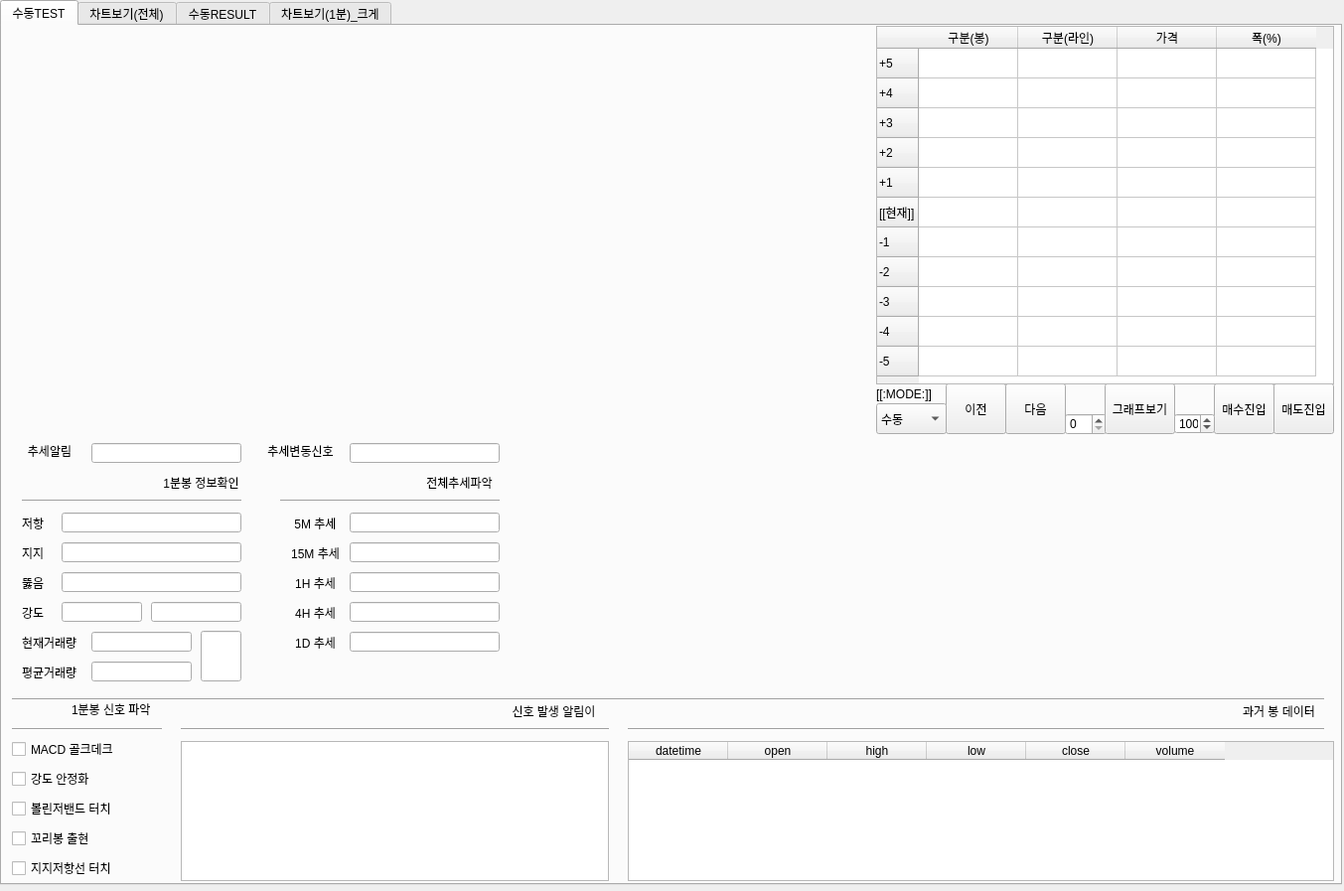
<?xml version="1.0" encoding="UTF-8"?>
<ui version="4.0">
 <class>Form</class>
 <widget class="QWidget" name="Form">
  <property name="geometry">
   <rect>
    <x>0</x>
    <y>0</y>
    <width>1353</width>
    <height>897</height>
   </rect>
  </property>
  <property name="windowTitle">
   <string>Form</string>
  </property>
  <widget class="QTabWidget" name="tabWidget">
   <property name="geometry">
    <rect>
     <x>0</x>
     <y>0</y>
     <width>1351</width>
     <height>891</height>
    </rect>
   </property>
   <property name="currentIndex">
    <number>0</number>
   </property>
   <widget class="QWidget" name="tab">
    <attribute name="title">
     <string>수동TEST</string>
    </attribute>
    <widget class="QTableWidget" name="tableWidget">
     <property name="geometry">
      <rect>
       <x>630</x>
       <y>720</y>
       <width>711</width>
       <height>141</height>
      </rect>
     </property>
     <property name="sizeAdjustPolicy">
      <enum>QAbstractScrollArea::AdjustToContents</enum>
     </property>
     <property name="autoScroll">
      <bool>true</bool>
     </property>
     <column>
      <property name="text">
       <string>datetime</string>
      </property>
     </column>
     <column>
      <property name="text">
       <string>open</string>
      </property>
     </column>
     <column>
      <property name="text">
       <string>high</string>
      </property>
     </column>
     <column>
      <property name="text">
       <string>low</string>
      </property>
     </column>
     <column>
      <property name="text">
       <string>close</string>
      </property>
     </column>
     <column>
      <property name="text">
       <string>volume</string>
      </property>
     </column>
    </widget>
    <widget class="QPushButton" name="pushButton_4">
     <property name="geometry">
      <rect>
       <x>1220</x>
       <y>360</y>
       <width>61</width>
       <height>51</height>
      </rect>
     </property>
     <property name="text">
      <string>매수진입</string>
     </property>
    </widget>
    <widget class="QSpinBox" name="spinBox">
     <property name="geometry">
      <rect>
       <x>1070</x>
       <y>390</y>
       <width>42</width>
       <height>22</height>
      </rect>
     </property>
     <property name="maximum">
      <number>100000</number>
     </property>
    </widget>
    <widget class="QPushButton" name="pushButton_3">
     <property name="geometry">
      <rect>
       <x>950</x>
       <y>360</y>
       <width>61</width>
       <height>51</height>
      </rect>
     </property>
     <property name="text">
      <string>이전</string>
     </property>
    </widget>
    <widget class="QPushButton" name="pushButton_8">
     <property name="geometry">
      <rect>
       <x>1010</x>
       <y>360</y>
       <width>61</width>
       <height>51</height>
      </rect>
     </property>
     <property name="text">
      <string>다음</string>
     </property>
    </widget>
    <widget class="QPushButton" name="pushButton_5">
     <property name="geometry">
      <rect>
       <x>1280</x>
       <y>360</y>
       <width>61</width>
       <height>51</height>
      </rect>
     </property>
     <property name="text">
      <string>매도진입</string>
     </property>
    </widget>
    <widget class="QWidget" name="verticalLayoutWidget">
     <property name="geometry">
      <rect>
       <x>0</x>
       <y>0</y>
       <width>881</width>
       <height>411</height>
      </rect>
     </property>
     <layout class="QVBoxLayout" name="graph_verticalLayout">
      <property name="spacing">
       <number>6</number>
      </property>
      <property name="sizeConstraint">
       <enum>QLayout::SetDefaultConstraint</enum>
      </property>
     </layout>
    </widget>
    <widget class="QPushButton" name="push_chartview2">
     <property name="geometry">
      <rect>
       <x>1110</x>
       <y>360</y>
       <width>71</width>
       <height>51</height>
      </rect>
     </property>
     <property name="text">
      <string>그래프보기</string>
     </property>
    </widget>
    <widget class="QSpinBox" name="spinBox_chartview2">
     <property name="geometry">
      <rect>
       <x>1180</x>
       <y>390</y>
       <width>41</width>
       <height>21</height>
      </rect>
     </property>
     <property name="maximum">
      <number>500</number>
     </property>
     <property name="singleStep">
      <number>10</number>
     </property>
     <property name="value">
      <number>100</number>
     </property>
    </widget>
    <widget class="QCheckBox" name="checkBox_sigmacd">
     <property name="geometry">
      <rect>
       <x>10</x>
       <y>720</y>
       <width>111</width>
       <height>16</height>
      </rect>
     </property>
     <property name="text">
      <string>MACD 골크데크</string>
     </property>
    </widget>
    <widget class="QCheckBox" name="checkBox_sigstr">
     <property name="geometry">
      <rect>
       <x>10</x>
       <y>750</y>
       <width>91</width>
       <height>16</height>
      </rect>
     </property>
     <property name="text">
      <string>강도 안정화</string>
     </property>
    </widget>
    <widget class="QCheckBox" name="checkBox_sigbb">
     <property name="geometry">
      <rect>
       <x>10</x>
       <y>780</y>
       <width>111</width>
       <height>16</height>
      </rect>
     </property>
     <property name="text">
      <string>볼린저밴드 터치</string>
     </property>
    </widget>
    <widget class="QCheckBox" name="checkBox_sigtail">
     <property name="geometry">
      <rect>
       <x>10</x>
       <y>810</y>
       <width>111</width>
       <height>16</height>
      </rect>
     </property>
     <property name="text">
      <string>꼬리봉 출현</string>
     </property>
    </widget>
    <widget class="QLabel" name="label_7">
     <property name="geometry">
      <rect>
       <x>70</x>
       <y>680</y>
       <width>91</width>
       <height>16</height>
      </rect>
     </property>
     <property name="text">
      <string>1분봉 신호 파악</string>
     </property>
    </widget>
    <widget class="Line" name="line">
     <property name="geometry">
      <rect>
       <x>10</x>
       <y>700</y>
       <width>151</width>
       <height>16</height>
      </rect>
     </property>
     <property name="orientation">
      <enum>Qt::Horizontal</enum>
     </property>
    </widget>
    <widget class="QTextEdit" name="textEdit_signal">
     <property name="geometry">
      <rect>
       <x>180</x>
       <y>720</y>
       <width>431</width>
       <height>141</height>
      </rect>
     </property>
    </widget>
    <widget class="Line" name="line_2">
     <property name="geometry">
      <rect>
       <x>20</x>
       <y>470</y>
       <width>221</width>
       <height>16</height>
      </rect>
     </property>
     <property name="orientation">
      <enum>Qt::Horizontal</enum>
     </property>
    </widget>
    <widget class="QLabel" name="label_20">
     <property name="geometry">
      <rect>
       <x>500</x>
       <y>680</y>
       <width>111</width>
       <height>20</height>
      </rect>
     </property>
     <property name="text">
      <string>신호 발생 알림이</string>
     </property>
     <property name="alignment">
      <set>Qt::AlignCenter</set>
     </property>
    </widget>
    <widget class="QTableWidget" name="tableWidget_sure">
     <property name="geometry">
      <rect>
       <x>880</x>
       <y>0</y>
       <width>461</width>
       <height>361</height>
      </rect>
     </property>
     <property name="sizeAdjustPolicy">
      <enum>QAbstractScrollArea::AdjustToContents</enum>
     </property>
     <property name="autoScroll">
      <bool>true</bool>
     </property>
     <row>
      <property name="text">
       <string>+5</string>
      </property>
     </row>
     <row>
      <property name="text">
       <string>+4</string>
      </property>
     </row>
     <row>
      <property name="text">
       <string>+3</string>
      </property>
     </row>
     <row>
      <property name="text">
       <string>+2</string>
      </property>
     </row>
     <row>
      <property name="text">
       <string>+1</string>
      </property>
     </row>
     <row>
      <property name="text">
       <string>[[현재]]</string>
      </property>
     </row>
     <row>
      <property name="text">
       <string>-1</string>
      </property>
     </row>
     <row>
      <property name="text">
       <string>-2</string>
      </property>
     </row>
     <row>
      <property name="text">
       <string>-3</string>
      </property>
     </row>
     <row>
      <property name="text">
       <string>-4</string>
      </property>
     </row>
     <row>
      <property name="text">
       <string>-5</string>
      </property>
     </row>
     <column>
      <property name="text">
       <string>구분(봉)</string>
      </property>
     </column>
     <column>
      <property name="text">
       <string>구분(라인)</string>
      </property>
     </column>
     <column>
      <property name="text">
       <string>가격</string>
      </property>
     </column>
     <column>
      <property name="text">
       <string>폭(%)</string>
      </property>
     </column>
    </widget>
    <widget class="QLabel" name="label_8">
     <property name="geometry">
      <rect>
       <x>20</x>
       <y>490</y>
       <width>31</width>
       <height>21</height>
      </rect>
     </property>
     <property name="text">
      <string>저항</string>
     </property>
    </widget>
    <widget class="QLineEdit" name="lineEdit_re">
     <property name="geometry">
      <rect>
       <x>60</x>
       <y>490</y>
       <width>181</width>
       <height>20</height>
      </rect>
     </property>
    </widget>
    <widget class="QLabel" name="label_9">
     <property name="geometry">
      <rect>
       <x>20</x>
       <y>520</y>
       <width>31</width>
       <height>21</height>
      </rect>
     </property>
     <property name="text">
      <string>지지</string>
     </property>
    </widget>
    <widget class="QLineEdit" name="lineEdit_su">
     <property name="geometry">
      <rect>
       <x>60</x>
       <y>520</y>
       <width>181</width>
       <height>20</height>
      </rect>
     </property>
    </widget>
    <widget class="QComboBox" name="comboBox_mode">
     <property name="geometry">
      <rect>
       <x>880</x>
       <y>380</y>
       <width>71</width>
       <height>31</height>
      </rect>
     </property>
     <item>
      <property name="text">
       <string>수동</string>
      </property>
     </item>
     <item>
      <property name="text">
       <string>반자동</string>
      </property>
     </item>
    </widget>
    <widget class="QLabel" name="label_15">
     <property name="geometry">
      <rect>
       <x>880</x>
       <y>360</y>
       <width>71</width>
       <height>21</height>
      </rect>
     </property>
     <property name="text">
      <string>[[:MODE:]]</string>
     </property>
     <property name="alignment">
      <set>Qt::AlignLeading|Qt::AlignLeft|Qt::AlignVCenter</set>
     </property>
    </widget>
    <widget class="QLabel" name="label_17">
     <property name="geometry">
      <rect>
       <x>20</x>
       <y>580</y>
       <width>31</width>
       <height>21</height>
      </rect>
     </property>
     <property name="text">
      <string>강도</string>
     </property>
    </widget>
    <widget class="Line" name="line_3">
     <property name="geometry">
      <rect>
       <x>180</x>
       <y>700</y>
       <width>431</width>
       <height>16</height>
      </rect>
     </property>
     <property name="orientation">
      <enum>Qt::Horizontal</enum>
     </property>
    </widget>
    <widget class="QLabel" name="label_21">
     <property name="geometry">
      <rect>
       <x>160</x>
       <y>450</y>
       <width>81</width>
       <height>20</height>
      </rect>
     </property>
     <property name="text">
      <string>1분봉 정보확인</string>
     </property>
     <property name="alignment">
      <set>Qt::AlignCenter</set>
     </property>
    </widget>
    <widget class="QLineEdit" name="lineEdit_stren1m_2">
     <property name="geometry">
      <rect>
       <x>150</x>
       <y>580</y>
       <width>91</width>
       <height>20</height>
      </rect>
     </property>
    </widget>
    <widget class="QLineEdit" name="lineEdit_stren1m">
     <property name="geometry">
      <rect>
       <x>60</x>
       <y>580</y>
       <width>81</width>
       <height>20</height>
      </rect>
     </property>
    </widget>
    <widget class="QLabel" name="label_10">
     <property name="geometry">
      <rect>
       <x>20</x>
       <y>550</y>
       <width>31</width>
       <height>21</height>
      </rect>
     </property>
     <property name="text">
      <string>뚫음</string>
     </property>
    </widget>
    <widget class="QLineEdit" name="lineEdit_sp">
     <property name="geometry">
      <rect>
       <x>60</x>
       <y>550</y>
       <width>181</width>
       <height>20</height>
      </rect>
     </property>
    </widget>
    <widget class="QLabel" name="label_18">
     <property name="geometry">
      <rect>
       <x>20</x>
       <y>640</y>
       <width>61</width>
       <height>21</height>
      </rect>
     </property>
     <property name="text">
      <string>평균거래량</string>
     </property>
    </widget>
    <widget class="QLabel" name="label_23">
     <property name="geometry">
      <rect>
       <x>20</x>
       <y>610</y>
       <width>61</width>
       <height>21</height>
      </rect>
     </property>
     <property name="text">
      <string>현재거래량</string>
     </property>
    </widget>
    <widget class="QLineEdit" name="lineEdit_volume">
     <property name="geometry">
      <rect>
       <x>90</x>
       <y>610</y>
       <width>101</width>
       <height>20</height>
      </rect>
     </property>
    </widget>
    <widget class="QLineEdit" name="lineEdit_volume_2">
     <property name="geometry">
      <rect>
       <x>90</x>
       <y>640</y>
       <width>101</width>
       <height>20</height>
      </rect>
     </property>
    </widget>
    <widget class="QLineEdit" name="lineEdit_volume_3">
     <property name="geometry">
      <rect>
       <x>200</x>
       <y>609</y>
       <width>41</width>
       <height>51</height>
      </rect>
     </property>
    </widget>
    <widget class="QCheckBox" name="checkBox_sigtail_2">
     <property name="geometry">
      <rect>
       <x>10</x>
       <y>840</y>
       <width>111</width>
       <height>16</height>
      </rect>
     </property>
     <property name="text">
      <string>지지저항선 터치</string>
     </property>
    </widget>
    <widget class="Line" name="line_4">
     <property name="geometry">
      <rect>
       <x>630</x>
       <y>700</y>
       <width>701</width>
       <height>16</height>
      </rect>
     </property>
     <property name="orientation">
      <enum>Qt::Horizontal</enum>
     </property>
    </widget>
    <widget class="QLabel" name="label_22">
     <property name="geometry">
      <rect>
       <x>1240</x>
       <y>680</y>
       <width>91</width>
       <height>20</height>
      </rect>
     </property>
     <property name="text">
      <string>과거 봉 데이터</string>
     </property>
     <property name="alignment">
      <set>Qt::AlignCenter</set>
     </property>
    </widget>
    <widget class="Line" name="line_9">
     <property name="geometry">
      <rect>
       <x>10</x>
       <y>670</y>
       <width>1321</width>
       <height>16</height>
      </rect>
     </property>
     <property name="orientation">
      <enum>Qt::Horizontal</enum>
     </property>
    </widget>
    <widget class="QLineEdit" name="lineEdit_trend">
     <property name="geometry">
      <rect>
       <x>90</x>
       <y>420</y>
       <width>151</width>
       <height>20</height>
      </rect>
     </property>
    </widget>
    <widget class="QLabel" name="label_24">
     <property name="geometry">
      <rect>
       <x>20</x>
       <y>420</y>
       <width>56</width>
       <height>16</height>
      </rect>
     </property>
     <property name="text">
      <string>추세알림</string>
     </property>
     <property name="alignment">
      <set>Qt::AlignCenter</set>
     </property>
    </widget>
    <widget class="QLineEdit" name="lineEdit_trendsig">
     <property name="geometry">
      <rect>
       <x>350</x>
       <y>420</y>
       <width>151</width>
       <height>20</height>
      </rect>
     </property>
    </widget>
    <widget class="QLabel" name="label_25">
     <property name="geometry">
      <rect>
       <x>260</x>
       <y>420</y>
       <width>81</width>
       <height>16</height>
      </rect>
     </property>
     <property name="text">
      <string>추세변동신호</string>
     </property>
     <property name="alignment">
      <set>Qt::AlignCenter</set>
     </property>
    </widget>
    <widget class="Line" name="line_10">
     <property name="geometry">
      <rect>
       <x>280</x>
       <y>470</y>
       <width>221</width>
       <height>16</height>
      </rect>
     </property>
     <property name="orientation">
      <enum>Qt::Horizontal</enum>
     </property>
    </widget>
    <widget class="QLabel" name="label_41">
     <property name="geometry">
      <rect>
       <x>420</x>
       <y>450</y>
       <width>81</width>
       <height>20</height>
      </rect>
     </property>
     <property name="text">
      <string>전체추세파악</string>
     </property>
     <property name="alignment">
      <set>Qt::AlignCenter</set>
     </property>
    </widget>
    <widget class="QLabel" name="label_42">
     <property name="geometry">
      <rect>
       <x>280</x>
       <y>490</y>
       <width>71</width>
       <height>21</height>
      </rect>
     </property>
     <property name="text">
      <string>5M 추세</string>
     </property>
     <property name="alignment">
      <set>Qt::AlignCenter</set>
     </property>
    </widget>
    <widget class="QLineEdit" name="lineEdit_trend5m">
     <property name="geometry">
      <rect>
       <x>350</x>
       <y>490</y>
       <width>151</width>
       <height>20</height>
      </rect>
     </property>
    </widget>
    <widget class="QLabel" name="label_43">
     <property name="geometry">
      <rect>
       <x>280</x>
       <y>520</y>
       <width>71</width>
       <height>21</height>
      </rect>
     </property>
     <property name="text">
      <string>15M 추세</string>
     </property>
     <property name="alignment">
      <set>Qt::AlignCenter</set>
     </property>
    </widget>
    <widget class="QLineEdit" name="lineEdit_trend15m">
     <property name="geometry">
      <rect>
       <x>350</x>
       <y>520</y>
       <width>151</width>
       <height>20</height>
      </rect>
     </property>
    </widget>
    <widget class="QLineEdit" name="lineEdit_trend1h">
     <property name="geometry">
      <rect>
       <x>350</x>
       <y>550</y>
       <width>151</width>
       <height>20</height>
      </rect>
     </property>
    </widget>
    <widget class="QLabel" name="label_44">
     <property name="geometry">
      <rect>
       <x>280</x>
       <y>550</y>
       <width>71</width>
       <height>21</height>
      </rect>
     </property>
     <property name="text">
      <string>1H 추세</string>
     </property>
     <property name="alignment">
      <set>Qt::AlignCenter</set>
     </property>
    </widget>
    <widget class="QLabel" name="label_45">
     <property name="geometry">
      <rect>
       <x>280</x>
       <y>580</y>
       <width>71</width>
       <height>21</height>
      </rect>
     </property>
     <property name="text">
      <string>4H 추세</string>
     </property>
     <property name="alignment">
      <set>Qt::AlignCenter</set>
     </property>
    </widget>
    <widget class="QLineEdit" name="lineEdit_trend4h">
     <property name="geometry">
      <rect>
       <x>350</x>
       <y>580</y>
       <width>151</width>
       <height>20</height>
      </rect>
     </property>
    </widget>
    <widget class="QLabel" name="label_46">
     <property name="geometry">
      <rect>
       <x>280</x>
       <y>610</y>
       <width>71</width>
       <height>21</height>
      </rect>
     </property>
     <property name="text">
      <string>1D 추세</string>
     </property>
     <property name="alignment">
      <set>Qt::AlignCenter</set>
     </property>
    </widget>
    <widget class="QLineEdit" name="lineEdit_trend1d">
     <property name="geometry">
      <rect>
       <x>350</x>
       <y>610</y>
       <width>151</width>
       <height>20</height>
      </rect>
     </property>
    </widget>
   </widget>
   <widget class="QWidget" name="tab_4">
    <attribute name="title">
     <string>차트보기(전체)</string>
    </attribute>
    <widget class="QWidget" name="verticalLayoutWidget_3">
     <property name="geometry">
      <rect>
       <x>0</x>
       <y>0</y>
       <width>671</width>
       <height>271</height>
      </rect>
     </property>
     <layout class="QVBoxLayout" name="graph_verticalLayout_1d">
      <property name="spacing">
       <number>6</number>
      </property>
      <property name="sizeConstraint">
       <enum>QLayout::SetDefaultConstraint</enum>
      </property>
     </layout>
    </widget>
    <widget class="QWidget" name="verticalLayoutWidget_4">
     <property name="geometry">
      <rect>
       <x>670</x>
       <y>0</y>
       <width>671</width>
       <height>271</height>
      </rect>
     </property>
     <layout class="QVBoxLayout" name="graph_verticalLayout_4h">
      <property name="spacing">
       <number>6</number>
      </property>
      <property name="sizeConstraint">
       <enum>QLayout::SetDefaultConstraint</enum>
      </property>
     </layout>
    </widget>
    <widget class="QWidget" name="verticalLayoutWidget_5">
     <property name="geometry">
      <rect>
       <x>0</x>
       <y>280</y>
       <width>671</width>
       <height>271</height>
      </rect>
     </property>
     <layout class="QVBoxLayout" name="graph_verticalLayout_1h">
      <property name="spacing">
       <number>6</number>
      </property>
      <property name="sizeConstraint">
       <enum>QLayout::SetDefaultConstraint</enum>
      </property>
     </layout>
    </widget>
    <widget class="QWidget" name="verticalLayoutWidget_6">
     <property name="geometry">
      <rect>
       <x>670</x>
       <y>280</y>
       <width>671</width>
       <height>271</height>
      </rect>
     </property>
     <layout class="QVBoxLayout" name="graph_verticalLayout_15m">
      <property name="spacing">
       <number>6</number>
      </property>
      <property name="sizeConstraint">
       <enum>QLayout::SetDefaultConstraint</enum>
      </property>
     </layout>
    </widget>
    <widget class="QWidget" name="verticalLayoutWidget_8">
     <property name="geometry">
      <rect>
       <x>0</x>
       <y>560</y>
       <width>671</width>
       <height>281</height>
      </rect>
     </property>
     <layout class="QVBoxLayout" name="graph_verticalLayout_5m">
      <property name="spacing">
       <number>6</number>
      </property>
      <property name="sizeConstraint">
       <enum>QLayout::SetDefaultConstraint</enum>
      </property>
     </layout>
    </widget>
    <widget class="QLabel" name="label">
     <property name="geometry">
      <rect>
       <x>550</x>
       <y>270</y>
       <width>56</width>
       <height>12</height>
      </rect>
     </property>
     <property name="text">
      <string>일봉 차트</string>
     </property>
     <property name="alignment">
      <set>Qt::AlignCenter</set>
     </property>
    </widget>
    <widget class="QLabel" name="label_2">
     <property name="geometry">
      <rect>
       <x>730</x>
       <y>270</y>
       <width>56</width>
       <height>12</height>
      </rect>
     </property>
     <property name="text">
      <string>4H 차트</string>
     </property>
     <property name="alignment">
      <set>Qt::AlignCenter</set>
     </property>
    </widget>
    <widget class="QLabel" name="label_3">
     <property name="geometry">
      <rect>
       <x>730</x>
       <y>550</y>
       <width>56</width>
       <height>12</height>
      </rect>
     </property>
     <property name="text">
      <string>15분 차트</string>
     </property>
     <property name="alignment">
      <set>Qt::AlignCenter</set>
     </property>
    </widget>
    <widget class="QLabel" name="label_4">
     <property name="geometry">
      <rect>
       <x>550</x>
       <y>550</y>
       <width>56</width>
       <height>12</height>
      </rect>
     </property>
     <property name="text">
      <string>1H 차트</string>
     </property>
     <property name="alignment">
      <set>Qt::AlignCenter</set>
     </property>
    </widget>
    <widget class="QLabel" name="label_5">
     <property name="geometry">
      <rect>
       <x>730</x>
       <y>840</y>
       <width>56</width>
       <height>12</height>
      </rect>
     </property>
     <property name="text">
      <string>1분 차트</string>
     </property>
     <property name="alignment">
      <set>Qt::AlignCenter</set>
     </property>
    </widget>
    <widget class="QLabel" name="label_12">
     <property name="geometry">
      <rect>
       <x>550</x>
       <y>840</y>
       <width>56</width>
       <height>12</height>
      </rect>
     </property>
     <property name="text">
      <string>5분 차트</string>
     </property>
     <property name="alignment">
      <set>Qt::AlignCenter</set>
     </property>
    </widget>
    <widget class="QWidget" name="verticalLayoutWidget_9">
     <property name="geometry">
      <rect>
       <x>670</x>
       <y>560</y>
       <width>671</width>
       <height>281</height>
      </rect>
     </property>
     <layout class="QVBoxLayout" name="graph_verticalLayout_1m">
      <property name="spacing">
       <number>6</number>
      </property>
      <property name="sizeConstraint">
       <enum>QLayout::SetDefaultConstraint</enum>
      </property>
     </layout>
    </widget>
   </widget>
   <widget class="QWidget" name="tab_2">
    <attribute name="title">
     <string>수동RESULT</string>
    </attribute>
    <widget class="QGroupBox" name="groupBox_12">
     <property name="geometry">
      <rect>
       <x>10</x>
       <y>280</y>
       <width>1321</width>
       <height>571</height>
      </rect>
     </property>
     <property name="title">
      <string>세부 정보 표시창</string>
     </property>
     <widget class="QTableWidget" name="tableWidget_trend">
      <property name="geometry">
       <rect>
        <x>10</x>
        <y>20</y>
        <width>751</width>
        <height>211</height>
       </rect>
      </property>
      <attribute name="horizontalHeaderDefaultSectionSize">
       <number>70</number>
      </attribute>
      <attribute name="horizontalHeaderMinimumSectionSize">
       <number>10</number>
      </attribute>
      <row>
       <property name="text">
        <string>1M</string>
       </property>
      </row>
      <row>
       <property name="text">
        <string>5M</string>
       </property>
      </row>
      <row>
       <property name="text">
        <string>15M</string>
       </property>
      </row>
      <row>
       <property name="text">
        <string>1H</string>
       </property>
      </row>
      <row>
       <property name="text">
        <string>4H</string>
       </property>
      </row>
      <row>
       <property name="text">
        <string>1D</string>
       </property>
      </row>
      <column>
       <property name="text">
        <string>20기울기</string>
       </property>
      </column>
      <column>
       <property name="text">
        <string>20:종가</string>
       </property>
      </column>
      <column>
       <property name="text">
        <string>볼밴폭</string>
       </property>
      </column>
      <column>
       <property name="text">
        <string>시작점</string>
       </property>
      </column>
      <column>
       <property name="text">
        <string>+2</string>
       </property>
      </column>
      <column>
       <property name="text">
        <string>+1</string>
       </property>
      </column>
      <column>
       <property name="text">
        <string>0</string>
       </property>
      </column>
      <column>
       <property name="text">
        <string>-1</string>
       </property>
      </column>
      <column>
       <property name="text">
        <string>-2</string>
       </property>
      </column>
      <column>
       <property name="text">
        <string>결과</string>
       </property>
      </column>
     </widget>
    </widget>
    <widget class="QLabel" name="label_6">
     <property name="geometry">
      <rect>
       <x>1230</x>
       <y>10</y>
       <width>81</width>
       <height>20</height>
      </rect>
     </property>
     <property name="text">
      <string>선택한 행</string>
     </property>
     <property name="alignment">
      <set>Qt::AlignCenter</set>
     </property>
    </widget>
    <widget class="QLineEdit" name="lineEdit_selectrow">
     <property name="geometry">
      <rect>
       <x>1230</x>
       <y>30</y>
       <width>91</width>
       <height>21</height>
      </rect>
     </property>
    </widget>
    <widget class="QTableWidget" name="tableWidget_2">
     <property name="geometry">
      <rect>
       <x>10</x>
       <y>10</y>
       <width>1211</width>
       <height>261</height>
      </rect>
     </property>
     <column>
      <property name="text">
       <string>datetime</string>
      </property>
     </column>
     <column>
      <property name="text">
       <string>position</string>
      </property>
     </column>
     <column>
      <property name="text">
       <string>cl_ago</string>
      </property>
     </column>
     <column>
      <property name="text">
       <string>goal_price</string>
      </property>
     </column>
     <column>
      <property name="text">
       <string>loss_price</string>
      </property>
     </column>
     <column>
      <property name="text">
       <string>profit</string>
      </property>
     </column>
     <column>
      <property name="text">
       <string>gubun</string>
      </property>
     </column>
    </widget>
    <widget class="QPushButton" name="push_chartview">
     <property name="geometry">
      <rect>
       <x>1240</x>
       <y>130</y>
       <width>91</width>
       <height>31</height>
      </rect>
     </property>
     <property name="text">
      <string>차트 보기</string>
     </property>
    </widget>
    <widget class="QPushButton" name="push_chartsave">
     <property name="geometry">
      <rect>
       <x>1240</x>
       <y>160</y>
       <width>91</width>
       <height>31</height>
      </rect>
     </property>
     <property name="text">
      <string>차트 저장</string>
     </property>
    </widget>
    <widget class="Line" name="line_16">
     <property name="geometry">
      <rect>
       <x>1230</x>
       <y>50</y>
       <width>101</width>
       <height>20</height>
      </rect>
     </property>
     <property name="orientation">
      <enum>Qt::Horizontal</enum>
     </property>
    </widget>
    <widget class="QLabel" name="label_76">
     <property name="geometry">
      <rect>
       <x>1230</x>
       <y>90</y>
       <width>41</width>
       <height>20</height>
      </rect>
     </property>
     <property name="text">
      <string>전봉수</string>
     </property>
     <property name="alignment">
      <set>Qt::AlignCenter</set>
     </property>
    </widget>
    <widget class="QLabel" name="label_77">
     <property name="geometry">
      <rect>
       <x>1230</x>
       <y>110</y>
       <width>41</width>
       <height>20</height>
      </rect>
     </property>
     <property name="text">
      <string>후봉수</string>
     </property>
     <property name="alignment">
      <set>Qt::AlignCenter</set>
     </property>
    </widget>
    <widget class="QPushButton" name="push_info">
     <property name="geometry">
      <rect>
       <x>1240</x>
       <y>210</y>
       <width>91</width>
       <height>31</height>
      </rect>
     </property>
     <property name="text">
      <string>세부정보표시</string>
     </property>
    </widget>
    <widget class="QSpinBox" name="spinBox_afterbarnum">
     <property name="geometry">
      <rect>
       <x>1280</x>
       <y>110</y>
       <width>51</width>
       <height>20</height>
      </rect>
     </property>
     <property name="maximum">
      <number>5000</number>
     </property>
     <property name="singleStep">
      <number>10</number>
     </property>
     <property name="value">
      <number>50</number>
     </property>
    </widget>
    <widget class="QComboBox" name="comboBox_chartview">
     <property name="geometry">
      <rect>
       <x>1240</x>
       <y>70</y>
       <width>91</width>
       <height>21</height>
      </rect>
     </property>
     <item>
      <property name="text">
       <string>전체</string>
      </property>
     </item>
     <item>
      <property name="text">
       <string>부분</string>
      </property>
     </item>
    </widget>
    <widget class="QPushButton" name="push_excelsave">
     <property name="geometry">
      <rect>
       <x>1240</x>
       <y>240</y>
       <width>91</width>
       <height>31</height>
      </rect>
     </property>
     <property name="text">
      <string>엑셀로 저장</string>
     </property>
    </widget>
    <widget class="QSpinBox" name="spinBox_beforebarnum">
     <property name="geometry">
      <rect>
       <x>1280</x>
       <y>90</y>
       <width>51</width>
       <height>20</height>
      </rect>
     </property>
     <property name="maximum">
      <number>5000</number>
     </property>
     <property name="singleStep">
      <number>10</number>
     </property>
     <property name="value">
      <number>50</number>
     </property>
    </widget>
    <widget class="Line" name="line_14">
     <property name="geometry">
      <rect>
       <x>1230</x>
       <y>190</y>
       <width>101</width>
       <height>20</height>
      </rect>
     </property>
     <property name="orientation">
      <enum>Qt::Horizontal</enum>
     </property>
    </widget>
   </widget>
   <widget class="QWidget" name="tab_3">
    <attribute name="title">
     <string>차트보기(1분)_크게</string>
    </attribute>
    <widget class="QWidget" name="verticalLayoutWidget_2">
     <property name="geometry">
      <rect>
       <x>0</x>
       <y>0</y>
       <width>1351</width>
       <height>861</height>
      </rect>
     </property>
     <layout class="QVBoxLayout" name="graph_verticalLayout_2">
      <property name="spacing">
       <number>6</number>
      </property>
      <property name="sizeConstraint">
       <enum>QLayout::SetDefaultConstraint</enum>
      </property>
     </layout>
    </widget>
   </widget>
  </widget>
 </widget>
 <resources/>
 <connections/>
</ui>
